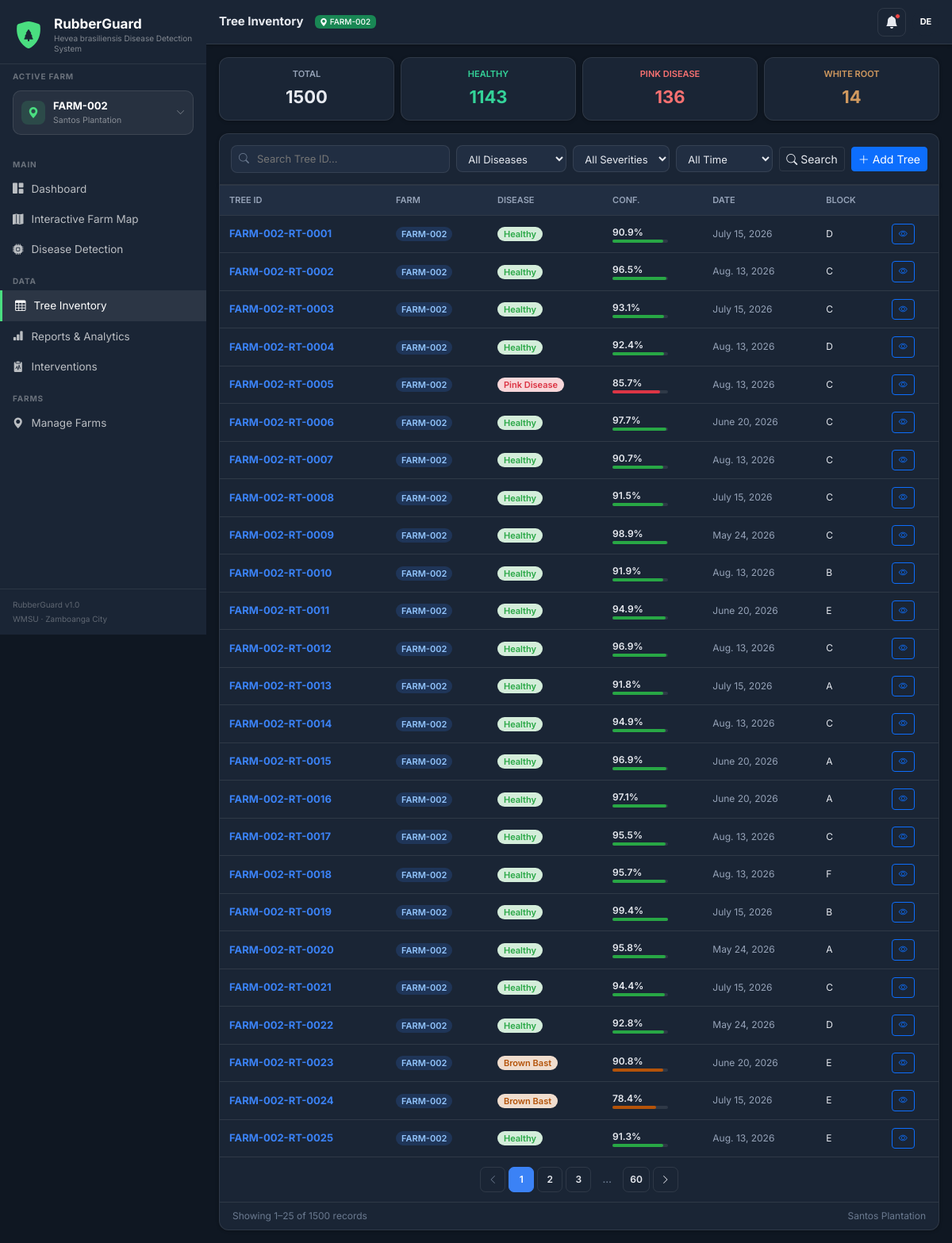
/inventory/ (signed in), run on the app's committed database.
### farmmap/models.py (models this page shows, shortened)
class Farm(models.Model):
    owner = models.ForeignKey(User, on_delete=models.CASCADE, related_name="farms")
    farm_id = models.CharField(max_length=20)
    name = models.CharField(max_length=100)
    owner_name = models.CharField(max_length=100)
    location = models.CharField(max_length=200, blank=True)
    center_lat = models.FloatField(default=6.9214)
    center_lng = models.FloatField(default=122.0790)
    boundary_radius_m = models.PositiveIntegerField(default=300)
    created_at = models.DateTimeField(auto_now_add=True)
    class Meta:
        unique_together = ("owner", "farm_id")

class RubberTree(models.Model):
    ROOT_CONDITION_CHOICES = [
        ("Healthy Roots", "Healthy Roots"),
        ("Exposed Roots Detected", "Exposed Roots Detected"),
    ]
    farm = models.ForeignKey(Farm, on_delete=models.CASCADE, related_name="trees")
    tree_id = models.CharField(max_length=40, unique=True)
    lat = models.FloatField()
    lng = models.FloatField()
    disease = models.CharField(max_length=50, choices=get_disease_choices, default="Healthy")
    confidence = models.FloatField(default=0.0)
    root_condition = models.CharField(max_length=30, choices=ROOT_CONDITION_CHOICES, blank=True)
    root_image = models.ImageField(upload_to="scans/roots/%Y/%m/", blank=True, null=True)
    trunk_image = models.ImageField(upload_to="scans/trunks/%Y/%m/", blank=True, null=True)
    severity_score = models.FloatField(default=0.0, blank=True)
    date_scanned = models.DateField()
    block = models.CharField(max_length=10, blank=True)
    recommended_action = models.TextField(blank=True)
    notes = models.TextField(blank=True)
    @property
    def color(self):
        disease_class = get_disease_lookup().get(self.disease)
        return disease_class.color_hex if disease_class else "#6c757d"

class DiseaseClass(models.Model):
    name = models.CharField(max_length=50, unique=True, help_text="Must match the CNN model's class label exactly.")
    description = models.TextField(
        blank=True, help_text="Shown in the Disease Class Reference card, e.g. causal pathogen + visible symptoms."
    )
    display_order = models.PositiveIntegerField(default=0)
    color_hex = models.CharField(max_length=7, default="#6c757d", help_text="e.g. #dc3545")
    marker_key = models.SlugField(max_length=30, help_text="URL-safe key used in templates/JS, e.g. 'pink_disease'")
    danger_rank = models.PositiveSmallIntegerField(
        default=1, help_text="0=healthy. Used only for heatmap/marker intensity, not severity tiering."
    )
    is_healthy = models.BooleanField(default=False, help_text="Exactly one disease class should be marked Healthy.")
    recommendation_mild = models.TextField(blank=True)
    recommendation_moderate = models.TextField(blank=True)
    recommendation_severe = models.TextField(blank=True)
    class Meta:
        ordering = ["display_order", "name"]
        verbose_name_plural = "Disease classes"

### farmmap/views.py (the view)
# urls.py: path('inventory/', views.tree_inventory, name='tree_inventory'),
@login_required
def tree_inventory(request):
    farm = _get_farm_or_none(request)
    total, counts, pcts, diseased = _get_stats(request, farm)
    trees_qs = _get_trees(request, farm).select_related("farm").order_by("tree_id")
    search_q = request.GET.get("q", "").strip()
    disease_filter = request.GET.get("disease", "").strip()
    farm_filter = request.GET.get("farm", "").strip()
    range_filter = request.GET.get("range", "").strip()
    severity_filter = request.GET.get("severity", "").strip()
    if search_q:
        trees_qs = trees_qs.filter(tree_id__icontains=search_q)
    if disease_filter:
        trees_qs = trees_qs.filter(disease=disease_filter)
    if farm_filter:
        trees_qs = trees_qs.filter(farm__farm_id=farm_filter)
    trees_qs = _apply_range_filter(trees_qs, range_filter, "date_scanned")
    severity_bounds = _severity_bounds(severity_filter)
    if severity_bounds:
        trees_qs = trees_qs.filter(**severity_bounds)
    paginator = Paginator(trees_qs, 25)
    page_number = request.GET.get("page", 1)
    trees_page = paginator.get_page(page_number)
    ctx = _base_context(request, farm)
    ctx.update({
        "page": "tree_inventory",
        "trees": trees_page,
        "total": total, "counts": counts, "diseased": diseased,
        "search_q": search_q, "disease_filter": disease_filter, "farm_filter": farm_filter,
        "range_filter": range_filter, "severity_filter": severity_filter,
        "disease_classes": DiseaseClass.objects.all().order_by("display_order", "name"),
    })
    return render(request, "tree_inventory.html", ctx)

### templates/tree_inventory.html (shortened to what this page needs)
{% extends "base.html" %}
{% load disease_extras %}
{% block page_title %}Tree Inventory{% endblock %}
{% block content %}
<div class="row g-2 mb-3">
  <div class="col-6 col-md-3">
    <div class="stat-box">
      <div class="stat-label">TOTAL</div>
      <div class="stat-value" style="font-size:22px;">{{ total }}</div>
    </div>
  </div>
  <div class="col-6 col-md-3">
    <div class="stat-box">
      <div class="stat-label" style="color:var(--healthy);">HEALTHY</div>
      <div class="stat-value text-healthy" style="font-size:22px;">{{ counts.Healthy }}</div>
    </div>
  </div>
  <div class="col-6 col-md-3">
    <div class="stat-box">
      <div class="stat-label" style="color:var(--pink);">PINK DISEASE</div>
      <div class="stat-value text-pink" style="font-size:22px;">{{ counts.Pink_Disease }}</div>
    </div>
  </div>
  <div class="col-6 col-md-3">
    <div class="stat-box">
      <div class="stat-label" style="color:var(--white-root);">WHITE ROOT</div>
      <div class="stat-value text-white-root" style="font-size:22px;">{{ counts.White_Root_Rot }}</div>
    </div>
  </div>
</div>
<div class="card-rg mb-0" style="border-bottom-left-radius:0;border-bottom-right-radius:0;">
  <form method="GET" class="card-body-rg d-flex flex-wrap gap-2 align-items-center">
    <div class="search-wrap">
      <i class="bi bi-search"></i>
      <input type="text" name="q" value="{{ search_q }}" class="form-control-rg" placeholder="Search Tree ID…">
    </div>
    <select name="disease" class="select-filter-rg" onchange="this.form.submit()">
      <option value="">All Diseases</option>
    </select>
    <select name="severity" class="select-filter-rg" onchange="this.form.submit()">
      <option value="">All Severities</option>
    </select>
    <select name="range" class="select-filter-rg" onchange="this.form.submit()">
      <option value="">All Time</option>
    </select>
    <button type="submit" class="btn btn-sm btn-outline-secondary"><i class="bi bi-search"></i> Search</button>
    <button type="button" class="btn btn-sm btn-primary ms-auto"><i class="bi bi-plus-lg"></i> Add Tree</button>
  </form>
</div>
<div class="card-rg" style="border-top-left-radius:0;border-top-right-radius:0;">
  <div class="table-responsive-rg">
    <table class="table-rg" style="min-width:600px;">
      <thead>
        <tr>
          <th>TREE ID</th>
          <th>FARM</th>
          <th>DISEASE</th>
          <th>CONF.</th>
          <th>DATE</th>
          <th>BLOCK</th>
          <th></th>
        </tr>
      </thead>
      <tbody>
        {% for t in trees %}
        <tr>
          <td class="fw-bold" style="color:var(--primary);">{{ t.tree_id }}</td>
          <td>
            <a href="{% url 'farm_detail' t.farm.farm_id %}" style="text-decoration:none;">
              <span class="badge-farm">{{ t.farm.farm_id }}</span>
            </a>
          </td>
          <td>
            <span class="badge-disease" style="background:color-mix(in srgb, {{ t.disease|disease_color }} 20%, white); color:{{ t.disease|disease_color }};">
              {{ t.disease }}
            </span>
          </td>
          <td>
            <div class="fw-semibold" style="font-size:12px;">{{ t.confidence }}%</div>
            <div class="conf-bar">
              <div class="conf-fill" style="width:{{ t.confidence }}%;background:{{ t.color }};"></div>
            </div>
          </td>
          <td class="text-muted" style="font-size:12px;">{{ t.date_scanned }}</td>
          <td style="font-size:12px;">{{ t.block }}</td>
          <td>
            <a href="{% url 'tree_details' t.tree_id %}" class="btn btn-sm btn-outline-primary" style="font-size:11px;">
              <i class="bi bi-eye"></i>
            </a>
          </td>
        </tr>
        {% empty %}
        <tr><td colspan="7" class="text-center text-muted py-4">No trees match your search.</td></tr>
        {% endfor %}
      </tbody>
    </table>
  </div>
  {% if trees.paginator.num_pages > 1 %}
  <div class="pagination-rg border-top">
    {% with base_qs="q="|add:search_q|add:"&disease="|add:disease_filter|add:"&farm="|add:farm_filter|add:"&range="|add:range_filter|add:"&severity="|add:severity_filter %}
    {% if trees.has_previous %}
      <a href="?{{ base_qs }}&page={{ trees.previous_page_number }}"><i class="bi bi-chevron-left"></i></a>
    {% else %}
      <span class="disabled"><i class="bi bi-chevron-left"></i></span>
    {% endif %}
    {% for num in trees.paginator.page_range %}
      {% if num == trees.number %}
        <span class="active">{{ num }}</span>
      {% elif num == 1 or num == trees.paginator.num_pages or num|add:"-3" < trees.number and num|add:"3" > trees.number %}
        <a href="?{{ base_qs }}&page={{ num }}">{{ num }}</a>
      {% elif num == 2 or num == trees.paginator.num_pages|add:"-1" %}
        <span class="ellipsis">…</span>
      {% endif %}
    {% endfor %}
    {% if trees.has_next %}
      <a href="?{{ base_qs }}&page={{ trees.next_page_number }}"><i class="bi bi-chevron-right"></i></a>
    {% else %}
      <span class="disabled"><i class="bi bi-chevron-right"></i></span>
    {% endif %}
    {% endwith %}
  </div>
  {% endif %}
  <div class="px-3 py-2 border-top d-flex justify-content-between" style="font-size:12px;color:var(--text-faint);">
    <span>Showing {{ trees.start_index }}–{{ trees.end_index }} of {{ trees.paginator.count }} records</span>
    <span>{% if selected_farm %}{{ selected_farm.name }}{% else %}All Farms{% endif %}</span>
  </div>
</div>
{% endblock %}

### templates/base.html (shortened to what this page needs)
<!DOCTYPE html>
<html lang="en">
<head>
  <link href="https://cdn.jsdelivr.net/npm/bootstrap@5.3.2/dist/css/bootstrap.min.css" rel="stylesheet">
  <link href="https://cdn.jsdelivr.net/npm/bootstrap-icons@1.11.3/font/bootstrap-icons.css" rel="stylesheet">
  <link href="https://unpkg.com/leaflet@1.9.4/dist/leaflet.css" rel="stylesheet">
  {% load static %}
  <link href="{% static 'css/style.css' %}?v={{ STATIC_VERSION }}" rel="stylesheet">
</head>
<body>
<nav id="sidebar">
  <div class="sidebar-brand">
    <div class="brand-row">
      <div class="brand-icon">
        <i class="bi bi-shield-fill"></i>
        <i class="bi bi-tree-fill brand-icon-tree"></i>
      </div>
      <div class="brand-title-group">
        <div class="brand-title">RubberGuard</div>
        <div class="brand-sub">Hevea brasiliensis Disease Detection System</div>
      </div>
    </div>
  </div>
  <div class="px-3 pb-2 pt-2">
    <div class="nav-section-label mb-1" style="padding:0 0 6px;">Active Farm</div>
    <div class="dropdown farm-selector">
      <button class="farm-selector-btn" type="button" data-bs-toggle="dropdown" aria-expanded="false">
        <span class="farm-selector-icon">
          <i class="bi bi-geo-alt-fill"></i>
        </span>
        <span class="farm-selector-text">
          {% if selected_farm %}
          <span class="farm-selector-name">{{ selected_farm.farm_id }}</span>
          <span class="farm-selector-sub">{{ selected_farm.name }}</span>
          {% else %}
          <span class="farm-selector-name">All Farms</span>
          <span class="farm-selector-sub">Viewing combined data</span>
          {% endif %}
        </span>
        <i class="bi bi-chevron-down farm-selector-caret"></i>
      </button>
    </div>
  </div>
  <div class="sidebar-nav">
    <div class="nav-section-label">Main</div>
    <div class="nav-item">
      <a href="{% url 'dashboard' %}" class="nav-link {% if page == 'dashboard' %}active{% endif %}" title="Dashboard">
        <i class="bi bi-grid-1x2-fill"></i> <span>Dashboard</span>
      </a>
    </div>
    <div class="nav-item">
      <a href="{% url 'farm_map' %}" class="nav-link {% if page == 'farm_map' %}active{% endif %}" title="Interactive Farm Map">
        <i class="bi bi-map-fill"></i> <span>Interactive Farm Map</span>
      </a>
    </div>
    <div class="nav-item">
      <a href="{% url 'disease_detection' %}" class="nav-link {% if page == 'disease_detection' %}active{% endif %}" title="Disease Detection">
        <i class="bi bi-cpu-fill"></i> <span>Disease Detection</span>
      </a>
    </div>
    <div class="nav-section-label">Data</div>
    <div class="nav-item">
      <a href="{% url 'tree_inventory' %}" class="nav-link {% if page == 'tree_inventory' %}active{% endif %}" title="Tree Inventory">
        <i class="bi bi-table"></i> <span>Tree Inventory</span>
      </a>
    </div>
    <div class="nav-item">
      <a href="{% url 'reports' %}" class="nav-link {% if page == 'reports' %}active{% endif %}" title="Reports & Analytics">
        <i class="bi bi-bar-chart-fill"></i> <span>Reports &amp; Analytics</span>
      </a>
    </div>
    <div class="nav-item">
      <a href="{% url 'interventions_log' %}" class="nav-link {% if page == 'interventions' %}active{% endif %}" title="Interventions">
        <i class="bi bi-clipboard2-pulse-fill"></i> <span>Interventions</span>
      </a>
    </div>
    <div class="nav-section-label">Farms</div>
    <div class="nav-item">
      <a href="{% url 'farm_list' %}" class="nav-link {% if page == 'farm_list' %}active{% endif %}" title="Manage Farms">
        <i class="bi bi-geo-alt-fill"></i> <span>Manage Farms</span>
      </a>
    </div>
  </div>
  <div class="sidebar-footer">
    <div>RubberGuard v1.0</div>
    <div style="margin-top:3px;">WMSU · Zamboanga City</div>
  </div>
</nav>
<div id="main-wrapper">
  <header id="topbar">
    <div class="topbar-left">
      <span class="page-title">{% block page_title %}RubberGuard{% endblock %}</span>
      {% if selected_farm %}
      <span class="badge bg-success ms-1" style="font-size:10px;font-weight:500;">
        <i class="bi bi-geo-alt-fill"></i> {{ selected_farm.farm_id }}
      </span>
      {% else %}
      <span class="badge bg-secondary ms-1" style="font-size:10px;">All Farms</span>
      {% endif %}
    </div>
    <div class="topbar-right">
      <div class="dropdown">
        <button class="topbar-btn" data-bs-toggle="dropdown" aria-label="Notifications">
          <i class="bi bi-bell-fill"></i>
          {% if notifications %}<span class="badge-dot"></span>{% endif %}
        </button>
      </div>
      <div class="dropdown">
        <div class="avatar" data-bs-toggle="dropdown">{{ user.username|slice:":2"|upper }}</div>
      </div>
    </div>
  </header>
  <main id="content">
    {% block content %}{% endblock %}
  </main>
</div>
{% load static %}
</body>
</html>

### data on the page
Farm: farm_id "FARM-002", name "Santos Plantation"
RubberTree: tree_id "FARM-002-RT-0001", farm.farm_id "FARM-002", disease "Healthy", confidence "90.9", date_scanned "July 15, 2026", block "D"
RubberTree: tree_id "FARM-002-RT-0002", farm.farm_id "FARM-002", disease "Healthy", confidence "96.5", date_scanned "Aug. 13, 2026", block "C"
RubberTree: tree_id "FARM-002-RT-0003", farm.farm_id "FARM-002", disease "Healthy", confidence "93.1", date_scanned "July 15, 2026", block "C"
RubberTree: tree_id "FARM-002-RT-0004", farm.farm_id "FARM-002", disease "Healthy", confidence "92.4", date_scanned "Aug. 13, 2026", block "D"
RubberTree: tree_id "FARM-002-RT-0005", farm.farm_id "FARM-002", disease "Pink Disease", confidence "85.7", date_scanned "Aug. 13, 2026", block "C"
RubberTree: tree_id "FARM-002-RT-0006", farm.farm_id "FARM-002", disease "Healthy", confidence "97.7", date_scanned "June 20, 2026", block "C"
RubberTree: tree_id "FARM-002-RT-0007", farm.farm_id "FARM-002", disease "Healthy", confidence "90.7", date_scanned "Aug. 13, 2026", block "C"
RubberTree: tree_id "FARM-002-RT-0008", farm.farm_id "FARM-002", disease "Healthy", confidence "91.5", date_scanned "July 15, 2026", block "C"
RubberTree: tree_id "FARM-002-RT-0009", farm.farm_id "FARM-002", disease "Healthy", confidence "98.9", date_scanned "May 24, 2026", block "C"
RubberTree: tree_id "FARM-002-RT-0010", farm.farm_id "FARM-002", disease "Healthy", confidence "91.9", date_scanned "Aug. 13, 2026", block "B"
RubberTree: tree_id "FARM-002-RT-0011", farm.farm_id "FARM-002", disease "Healthy", confidence "94.9", date_scanned "June 20, 2026", block "E"
RubberTree: tree_id "FARM-002-RT-0012", farm.farm_id "FARM-002", disease "Healthy", confidence "96.9", date_scanned "Aug. 13, 2026", block "C"
RubberTree: tree_id "FARM-002-RT-0013", farm.farm_id "FARM-002", disease "Healthy", confidence "91.8", date_scanned "July 15, 2026", block "A"
RubberTree: tree_id "FARM-002-RT-0014", farm.farm_id "FARM-002", disease "Healthy", confidence "94.9", date_scanned "Aug. 13, 2026", block "C"
RubberTree: tree_id "FARM-002-RT-0015", farm.farm_id "FARM-002", disease "Healthy", confidence "96.9", date_scanned "June 20, 2026", block "A"
RubberTree: tree_id "FARM-002-RT-0016", farm.farm_id "FARM-002", disease "Healthy", confidence "97.1", date_scanned "June 20, 2026", block "A"
RubberTree: tree_id "FARM-002-RT-0017", farm.farm_id "FARM-002", disease "Healthy", confidence "95.5", date_scanned "Aug. 13, 2026", block "C"
RubberTree: tree_id "FARM-002-RT-0018", farm.farm_id "FARM-002", disease "Healthy", confidence "95.7", date_scanned "Aug. 13, 2026", block "F"
RubberTree: tree_id "FARM-002-RT-0019", farm.farm_id "FARM-002", disease "Healthy", confidence "99.4", date_scanned "July 15, 2026", block "B"
RubberTree: tree_id "FARM-002-RT-0020", farm.farm_id "FARM-002", disease "Healthy", confidence "95.8", date_scanned "May 24, 2026", block "A"
RubberTree: tree_id "FARM-002-RT-0021", farm.farm_id "FARM-002", disease "Healthy", confidence "94.4", date_scanned "July 15, 2026", block "C"
RubberTree: tree_id "FARM-002-RT-0022", farm.farm_id "FARM-002", disease "Healthy", confidence "92.8", date_scanned "May 24, 2026", block "D"
RubberTree: tree_id "FARM-002-RT-0023", farm.farm_id "FARM-002", disease "Brown Bast", confidence "90.8", date_scanned "June 20, 2026", block "E"
RubberTree: tree_id "FARM-002-RT-0024", farm.farm_id "FARM-002", disease "Brown Bast", confidence "78.4", date_scanned "July 15, 2026", block "E"
RubberTree: tree_id "FARM-002-RT-0025", farm.farm_id "FARM-002", disease "Healthy", confidence "91.3", date_scanned "Aug. 13, 2026", block "E"

### other printed values
{{ user.username|slice:":2"|upper }} "DE"
{{ total }} "1500"
{{ counts.Healthy }} "1143"
{{ counts.Pink_Disease }} "136"
{{ counts.White_Root_Rot }} "14"
{{ num }} "1"
{{ num }} "2" "3" "60"
{{ trees.start_index }} "1"
{{ trees.end_index }} "25"
{{ trees.paginator.count }} "1500"
